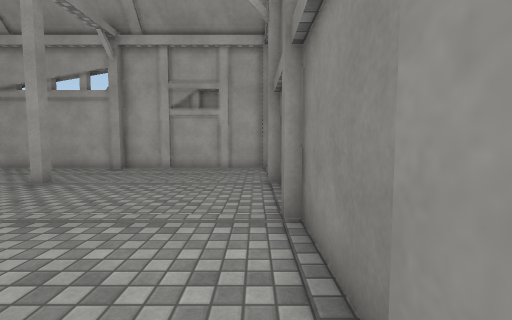
[1] (above)

14 first-person views from a walk through a 3-D level made in the Unity game engine. The camera is 1.3 m above the floor, tilts 4° down and sees 90° across. The floor is counted in squares, 1 m on a side. Each view is taken from the middle of a square. On the plan, view 1 faces up. The plan holds only what a view shows up to about 13 squares ahead; the rest is blank. The place goes on beyond the plan. Flat ground stands in for the terrain. The player character is not drawn. Some animated figures are not drawn. Surface patterns are stand-ins for the level's own textures.

[2]
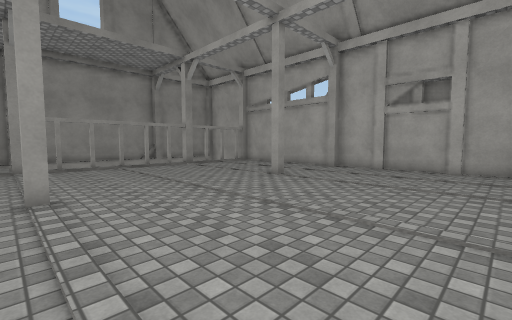

[3]
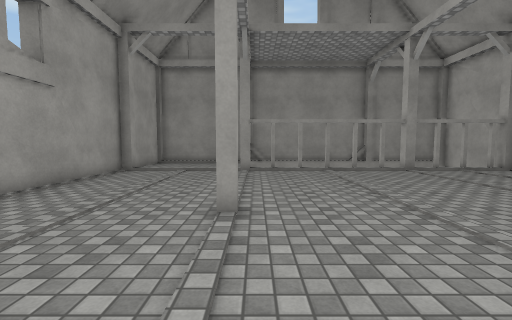

[4]
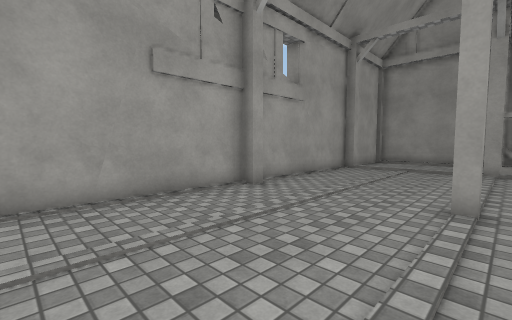

[5]
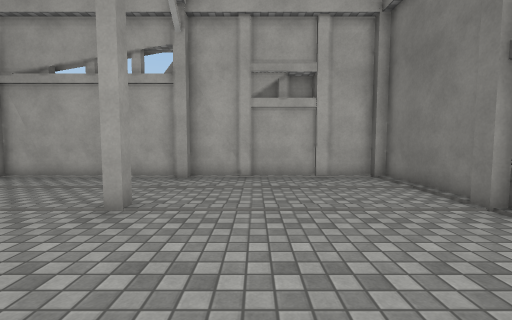

[6]
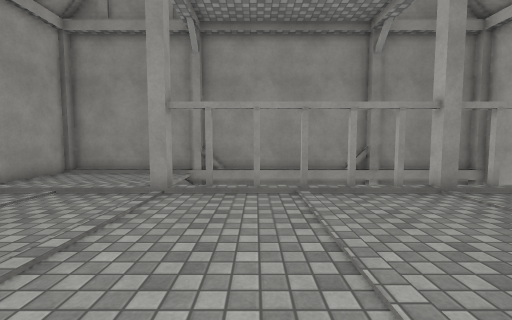

[7]
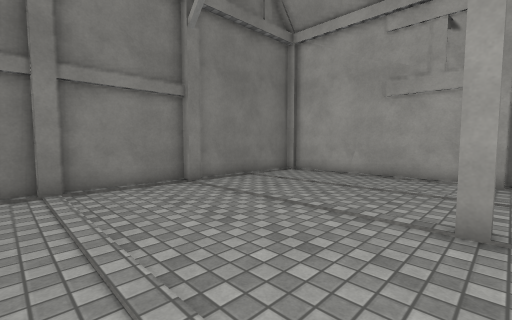

[8]
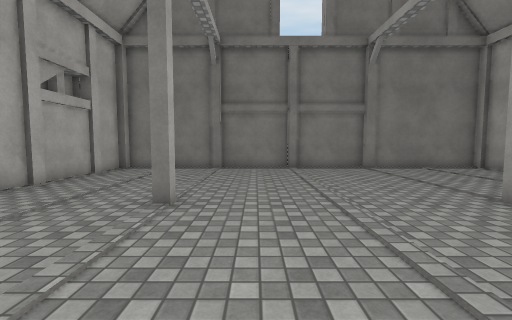

[9]
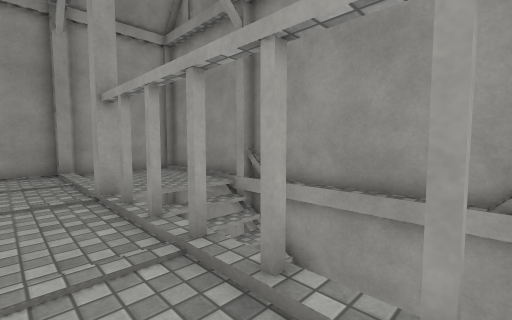

[10]
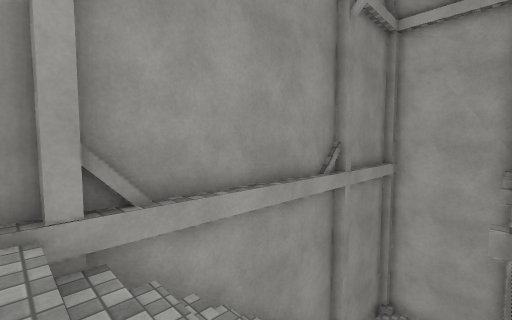

[11]
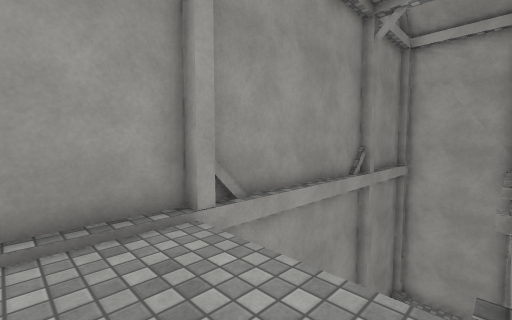

[12]
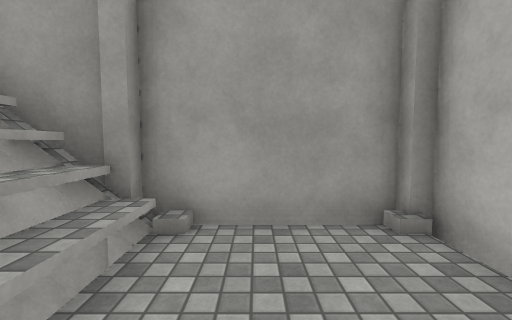

[13]
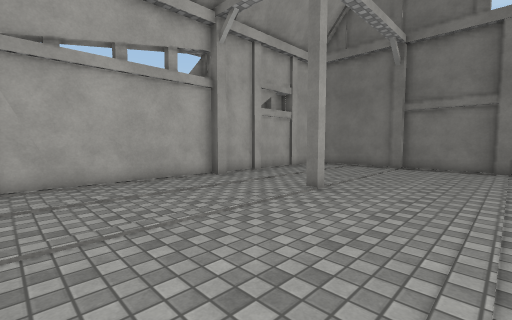

[14]
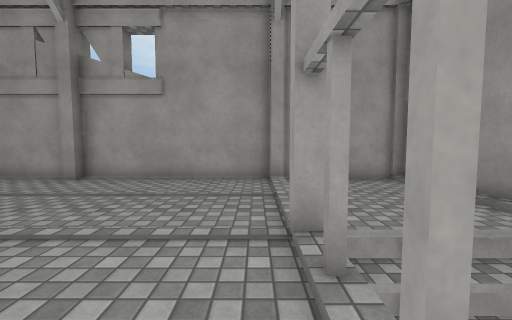

### Floor plan
Key: @ floor where view 1 was taken; # wall or solid block; . main floor; - floor 6.75 m lower than the main floor; / step, stairs or slope; = window, fence, low wall or low ledge; v drop or lower ground.
Columns run from 18 left of view 1 to 1 right of it. Each row starts with its distance up from view 1.
 13 ####################
 12 #---#..............#
 11 #-- /..............#
 10 #-- /..............#
  9 #---/..............#
  8 #///#......#.......#
  7 #/  v..............#
  6 #   v..............#
  5 #   v..............#
  4 #   =..............#
  3 #/  =..............#
  2 #// v..............#
  1 #///=......#.......#
  0 #////.............@#
 -1 #.../..............#
 -2 #.../..............#
 -3 #.../..............#
 -4 #.../..............#
 -5 ####################

Where each view was taken, in squares from view 1:
view 1: 0 up, 0 right, facing up
view 2: 0 up, 0 right, facing up-left
view 3: 1 up, 2 left, facing left
view 4: 1 up, 1 left, facing down-left
view 5: 3 up, 4 left, facing up
view 6: 3 up, 7 left, facing left
view 7: 5 up, 7 left, facing down-right
view 8: 6 up, 12 left, facing right
view 9: 7 up, 12 left, facing down-left
view 10: 0 up, 14 left, facing up-left
view 11: 2 down, 14 left, facing up-left
view 12: 10 up, 14 left, facing left
view 13: 4 up, 13 left, facing up-right
view 14: 4 up, 13 left, facing down
